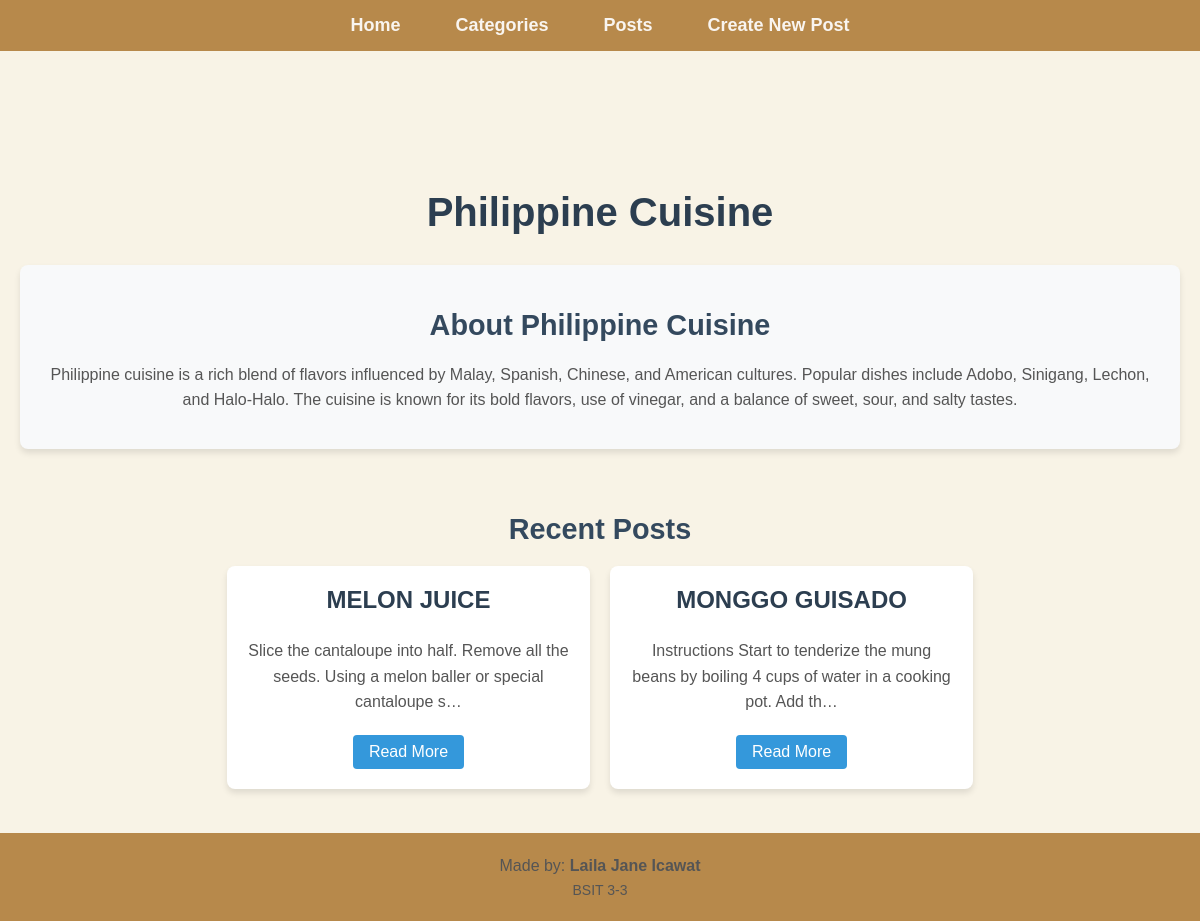
The page / on the database its author committed.
### foodblog/models.py (models this page shows, shortened)
class Post(models.Model):
    name = models.CharField(max_length=255)
    image = models.ImageField(upload_to='posts/')
    description = models.TextField()
    recipe = models.TextField()
    category = models.ForeignKey(FoodCategories, on_delete=models.CASCADE)

### foodblog/views.py (the view)
# urls.py: path('', RecipeListView.as_view(), name='home'),
class RecipeListView(ListView):
    model = FoodRecipe
    template_name = 'homepage.html'
    context_object_name = 'recipes'
    def get_context_data(self, **kwargs):
        context = super().get_context_data(**kwargs)
        context['recent_posts'] = Post.objects.all().order_by('-id')[:5]
        return context

### foodblog/templates/homepage.html (shortened to what this page needs)
{% extends 'base.html' %}
{% load static %}
{% block content %}
<div class="content-container">
    <h1 class="page-title">Philippine Cuisine</h1>
    <div class="about-philippine-cuisine">
        <h2>About Philippine Cuisine</h2>
        <p>
            Philippine cuisine is a rich blend of flavors influenced by Malay, Spanish, Chinese, and American cultures.
            Popular dishes include Adobo, Sinigang, Lechon, and Halo-Halo. The cuisine is known for its bold flavors,
            use of vinegar, and a balance of sweet, sour, and salty tastes.
        </p>
    </div>
    <div class="recent-posts">
        <h2>Recent Posts</h2>
        <div class="post-grid">
            {% for post in recent_posts %}
            <div class="post-card">
                <h3>{{ post.name }}</h3>
                <p>{{ post.description|truncatechars:100 }}</p>
                <a href="{% url 'post_detail' post.id %}" class="read-more">Read More</a>
            </div>
            {% endfor %}
        </div>
    </div>
</div>
{% endblock %}

### foodblog/static/css/styles.css (style rules this page uses)
body { font-family: Arial, sans-serif; margin: 0; padding: 0; display: flex; flex-direction: column; align-items: center; background-color: #F8F3E6; min-height: 100vh; }
.content-container { display: flex; flex-direction: column; align-items: center; justify-content: flex-start; text-align: center; margin-top: 120px; padding: 20px; width: 100%; box-sizing: border-box; }
h1 { font-size: 2.5rem; color: #6A4E23; margin-top: 50px; margin-bottom: 20px; padding: 0; }

### foodblog/templates/nav.html (style rules this page uses)
body { font-family: Arial, sans-serif; margin: 0; padding: 0; background-color: #f4f4f4; }

### foodblog/templates/homepage.html (style rules this page uses)
.content-container { max-width: 1200px; margin: 0 auto; padding: 20px; font-family: 'Arial', sans-serif; color: #333; }
.page-title { text-align: center; font-size: 2.5em; margin-bottom: 30px; color: #2c3e50; }
h2 { font-size: 1.8em; margin-bottom: 20px; color: #34495e; }
p { font-size: 1em; line-height: 1.6; color: #555; }
.about-philippine-cuisine { margin-bottom: 40px; padding: 20px; background: #f8f9fa; border-radius: 8px; box-shadow: 0 4px 6px rgba(0, 0, 0, 0.1); }
.recent-posts, .recipe-list-section { margin-bottom: 40px; }
.post-grid, .recipe-grid { display: grid; grid-template-columns: repeat(auto-fit, minmax(300px, 1fr)); gap: 20px; }
.post-card, .recipe-card { background: #fff; padding: 20px; border-radius: 8px; box-shadow: 0 4px 6px rgba(0, 0, 0, 0.1); transition: transform 0.3s ease, box-shadow 0.3s ease; }
.post-card h3, .recipe-card h3 { margin-top: 0; font-size: 1.5em; color: #2c3e50; }
.post-card p, .recipe-card p { margin: 10px 0; font-size: 1em; color: #555; }
.read-more { display: inline-block; margin-top: 10px; padding: 8px 16px; background: #3498db; color: #fff; text-decoration: none; border-radius: 4px; transition: background 0.3s ease; }

### foodblog/templates/base.html (style rules this page uses)
body { font-family: Arial, sans-serif; margin: 0; padding: 0; display: flex; flex-direction: column; align-items: center; background-color: #F8F3E6; min-height: 100vh; }
.content-container { display: flex; flex-direction: column; align-items: center; justify-content: flex-start; text-align: center; margin-top: 120px; padding: 20px; width: 100%; box-sizing: border-box; }
h1 { font-size: 2.5rem; color: #6A4E23; margin-top: 50px; margin-bottom: 20px; padding: 0; }

### rows shown on the page
Post: name "MELON JUICE", description "Slice the cantaloupe into half. Remove all the seeds. Using a melon baller or special cantaloupe s…"
Post: name "MONGGO GUISADO", description "Instructions Start to tenderize the mung beans by boiling 4 cups of water in a cooking pot. Add th…"
